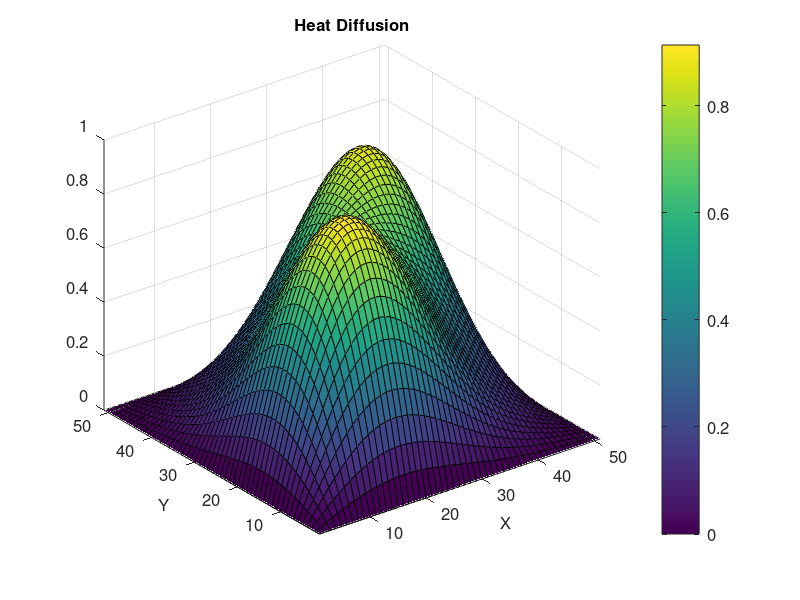

Write MATLAB code to recreate this figure.
%------------------------------------------------------------------------
%--- Heat Equation in two dimensions-------------------------------------
%--- Solves Ut=alpha*(Uxx+Uyy)-------------------------------------------
%------------------------------------------------------------------------
clc;
close all;
clear all;
%--dimensions...........................................................
N = 51;  
DX=0.1; % step size
DY=0.1;
Nx=5; 
Ny=5;
X=0:DX:Nx;
Y=0:DY:Ny;
alpha=5; % arbitrary thermal diffusivity 
%--boundary conditions----------------------------------------------------
U(1:N,1:N) = 0 ;
U(1,1:N) = 0; 
U(N,1:N) = 0;  
U(1:N,1) = 0;  
U(1:N,N) = 0;  
%--initial condition------------------------------------------------------
U(13,15)=1000;
U(39,39)=1000;

% a heated patch at the center
Umax=max(max(U));
%-------------------------------------------------------------------------
DT = DX^2/(2*alpha); % time step 
M=2000; % maximum number of allowed iteration
%---finite difference scheme----------------------------------------------
fram=0;
Ncount=0;
loop=1;
while loop==1;
   ERR=0; 
   U_old = U;
for i = 2:N-1
for j = 2:N-1
   Residue=(DT*((U_old(i+1,j)-2*U_old(i,j)+U_old(i-1,j))/DX^2 ... 
                      + (U_old(i,j+1)-2*U_old(i,j)+U_old(i,j-1))/DY^2) ...
                      + U_old(i,j))-U(i,j);
   ERR=ERR+abs(Residue);
  U(i,j)=U(i,j)+Residue;
end
end
if(ERR>=0.001*Umax)  % allowed error limit is 1% of maximum temperature
    Ncount=Ncount+1;
         if (mod(Ncount,50)==0) % displays movie frame every 50 time steps
              fram=fram+1;
              surf(U);
              axis([1 N 1 N ])
              h=gca; 
              get(h,'FontSize') 
              set(h,'FontSize',12)
              colorbar('location','eastoutside','fontsize',12);
              xlabel('X','fontSize',12);
              ylabel('Y','fontSize',12);
              title('Heat Diffusion','fontsize',12);
              fh = figure(1);
             set(fh, 'color', 'white'); 
            F=getframe;
         end
 
 %--if solution do not converge in 2000 time steps------------------------
 
    if(Ncount>M)
        loop=0;
        disp(['solution do not reach steady state in ',num2str(M),...
            'time steps'])
    end
    
 %--if solution converges within 2000 time steps..........................   
    
else
    loop=0;
    disp(['solution reaches steady state in ',num2str(Ncount) ,'time steps'])
end
end
%------------------------------------------------------------------------
%--display a movie of heat diffusion------------------------------------
 movie(F,fram,1)
%------END---------------------------------------------------------------
